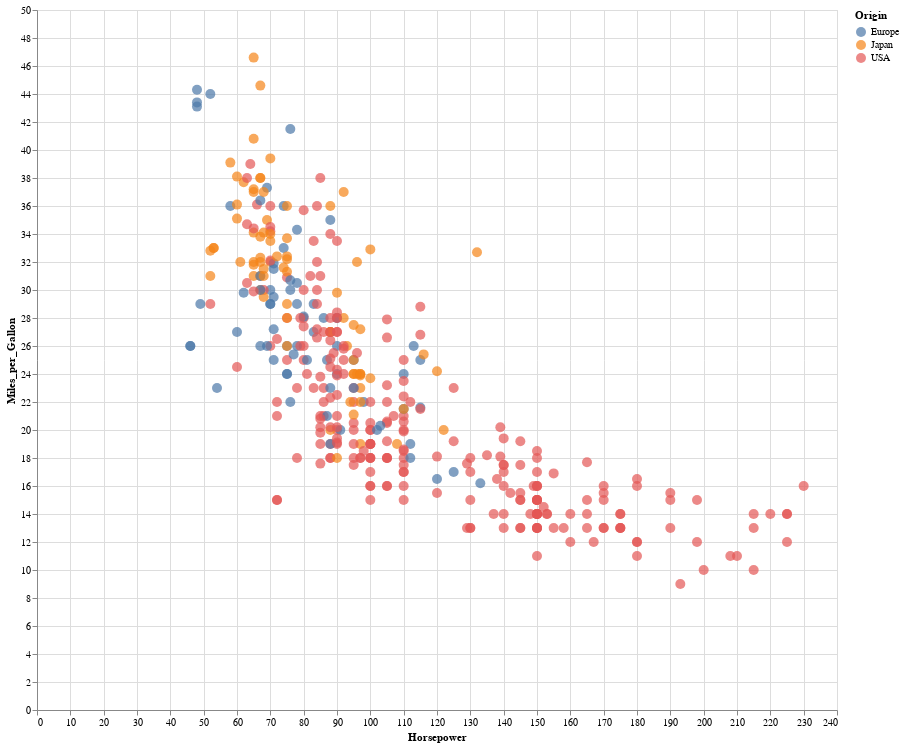

The code cell stored with this chart in its notebook:
### Code cell
#EXAMPLE 1

source = data.cars()

cars_graph = alt.Chart(source).mark_circle(size=100).properties(
    width=800,
    height=700).encode(
    x='Horsepower',
    y='Miles_per_Gallon',
    color='Origin',
    tooltip=['Name', 'Origin', 'Horsepower', 'Miles_per_Gallon']
).interactive()

# Save the chart to an HTML file
cars_graph.save('carsgraph.html')
display(cars_graph)

### Figure 1 — Vega-Lite specification as saved in the notebook (floating-point values rounded to 4 significant figures; data arrays with more than 128 entries replaced by an {"elided": "..."} marker saying what was removed)
{"config": {"view": {"continuousWidth": 300, "continuousHeight": 300}}, "data": {"name": "data-f02450ab61490a1363517a0190416235"}, "mark": {"type": "circle", "size": 100}, "encoding": {"color": {"field": "Origin", "type": "nominal"}, "tooltip": [{"field": "Name", "type": "nominal"}, {"field": "Origin", "type": "nominal"}, {"field": "Horsepower", "type": "quantitative"}, {"field": "Miles_per_Gallon", "type": "quantitative"}], "x": {"field": "Horsepower", "type": "quantitative"}, "y": {"field": "Miles_per_Gallon", "type": "quantitative"}}, "height": 700, "params": [{"name": "param_1", "select": {"type": "interval", "encodings": ["x", "y"]}, "bind": "scales"}], "width": 800, "$schema": "https://vega.github.io/schema/vega-lite/v5.8.0.json", "datasets": {"data-f02450ab61490a1363517a0190416235": {"elided": "406 records"}}}
